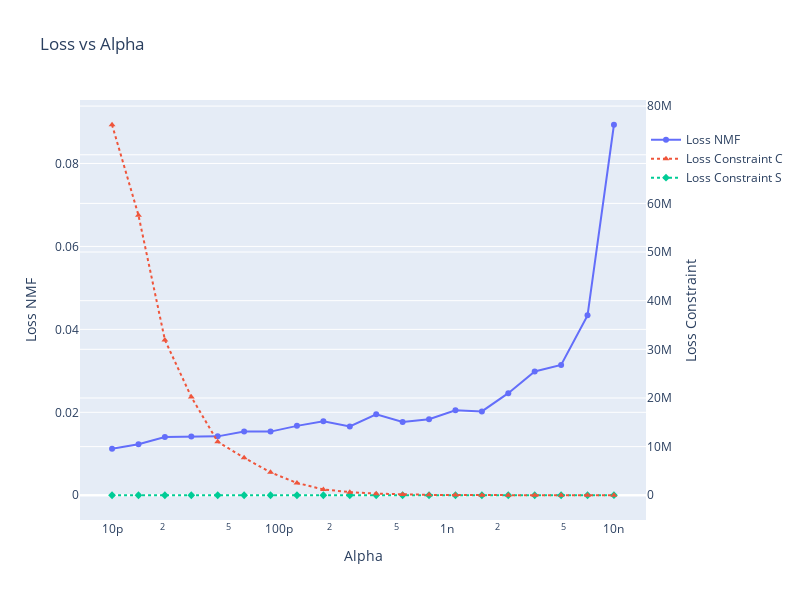

The notebook cell this image was saved under:
### Code cell
loss_nmf = loss_nmf_df.mean(axis=0).values
loss_constraint_c = loss_constraint_c_df.mean(axis=0).values
loss_constraint_s = loss_constraint_s_df.mean(axis=0).values

# Create the hover text with indices
hover_text_nmf = [f"Index: {i}<br>Alpha: {alpha:.1e}<br>Loss NMF: {loss}" for i, (alpha, loss) in enumerate(zip(alphas, loss_nmf))]
hover_text_constraint_c = [f"Index: {i}<br>Alpha: {alpha:.1e}<br>Loss Constraint C: {loss}" for i, (alpha, loss) in enumerate(zip(alphas, loss_constraint_c))]
hover_text_constraint_s = [f"Index: {i}<br>Alpha: {alpha:.1e}<br>Loss Constraint S: {loss}" for i, (alpha, loss) in enumerate(zip(alphas, loss_constraint_s))]

# Create traces
trace1 = go.Scatter(
    x=alphas,
    y=loss_nmf,
    mode='lines+markers',
    name='Loss NMF',
    marker=dict(symbol='circle'),
    line=dict(shape='linear'),
    hovertemplate=hover_text_nmf
)

trace2 = go.Scatter(
    x=alphas,
    y=loss_constraint_c,
    mode='lines+markers',
    name='Loss Constraint C',
    marker=dict(symbol='triangle-up'),
    line=dict(shape='linear', dash='dot'),
    yaxis='y2',
    hovertemplate=hover_text_constraint_c
)

trace3 = go.Scatter(
    x=alphas,
    y=loss_constraint_s,
    mode='lines+markers',
    name='Loss Constraint S',
    marker=dict(symbol='diamond'),
    line=dict(shape='linear', dash='dot'),
    yaxis='y1',
    hovertemplate=hover_text_constraint_s
)


# Create layout
layout = go.Layout(
    title='Loss vs Alpha',
    xaxis=dict(
        title='Alpha',
        type='log',  # Use logarithmic scale for x-axis
        # range=[-8, -5],  # Adjust range for log scale
        showgrid=False
    ),
    yaxis=dict(
        title='Loss NMF',
    ),
    yaxis2=dict(
        title='Loss Constraint',
        overlaying='y',
        side='right'
    ),
    width=800,
    height=600,
    legend=dict(x=1, y=0.94)
)

# Create figure
fig = go.Figure(data=[trace1, trace2, trace3], layout=layout)

# pio.write_html(fig, file='plot.html', auto_open=True)

# Show plot
fig.show()

### Figure 1 — Plotly figure (JSON) as saved in the notebook; plotly's stock layout.template omitted (floating-point values rounded to 4 significant figures)
{"data": [{"hovertemplate": ["Index: 0<br>Alpha: 1.0e-11<br>Loss NMF: 0.011202538265085969", "Index: 1<br>Alpha: 1.4e-11<br>Loss NMF: 0.012306678244036884", "Index: 2<br>Alpha: 2.1e-11<br>Loss NMF: 0.014020565602995813", "Index: 3<br>Alpha: 3.0e-11<br>Loss NMF: 0.014161237065838467", "Index: 4<br>Alpha: 4.3e-11<br>Loss NMF: 0.014197749181889976", "Index: 5<br>Alpha: 6.2e-11<br>Loss NMF: 0.015382603127505964", "Index: 6<br>Alpha: 8.9e-11<br>Loss NMF: 0.015345852014209363", "Index: 7<br>Alpha: 1.3e-10<br>Loss NMF: 0.016732030526271605", "Index: 8<br>Alpha: 1.8e-10<br>Loss NMF: 0.017818149177217475", "Index: 9<br>Alpha: 2.6e-10<br>Loss NMF: 0.01660410199622914", "Index: 10<br>Alpha: 3.8e-10<br>Loss NMF: 0.019532280470068972", "Index: 11<br>Alpha: 5.5e-10<br>Loss NMF: 0.017692122379084504", "Index: 12<br>Alpha: 7.8e-10<br>Loss NMF: 0.01834584145272014", "Index: 13<br>Alpha: 1.1e-09<br>Loss NMF: 0.020487225244107687", "Index: 14<br>Alpha: 1.6e-09<br>Loss NMF: 0.02022218257576259", "Index: 15<br>Alpha: 2.3e-09<br>Loss NMF: 0.024620785122965186", "Index: 16<br>Alpha: 3.4e-09<br>Loss NMF: 0.0298600683625381", "Index: 17<br>Alpha: 4.8e-09<br>Loss NMF: 0.03143786726183739", "Index: 18<br>Alpha: 7.0e-09<br>Loss NMF: 0.043376488028090604", "Index: 19<br>Alpha: 1.0e-08<br>Loss NMF: 0.08934018418302421"], "line": {"shape": "linear"}, "marker": {"symbol": "circle"}, "mode": "lines+markers", "name": "Loss NMF", "type": "scatter", "x": [1e-11, 1.438e-11, 2.069e-11, 2.976e-11, 4.281e-11, 6.158e-11, 8.859e-11, 1.274e-10, 1.833e-10, 2.637e-10, 3.793e-10, 5.456e-10, 7.848e-10, 1.129e-09, 1.624e-09, 2.336e-09, 3.36e-09, 4.833e-09, 6.952e-09, 1e-08], "y": [0.0112, 0.01231, 0.01402, 0.01416, 0.0142, 0.01538, 0.01535, 0.01673, 0.01782, 0.0166, 0.01953, 0.01769, 0.01835, 0.02049, 0.02022, 0.02462, 0.02986, 0.03144, 0.04338, 0.08934]}, {"hovertemplate": ["Index: 0<br>Alpha: 1.0e-11<br>Loss Constraint C: 76166716.31503147", "Index: 1<br>Alpha: 1.4e-11<br>Loss Constraint C: 57554762.8290659", "Index: 2<br>Alpha: 2.1e-11<br>Loss Constraint C: 31934134.06010074", "Index: 3<br>Alpha: 3.0e-11<br>Loss Constraint C: 20209605.959276542", "Index: 4<br>Alpha: 4.3e-11<br>Loss Constraint C: 11006390.310552984", "Index: 5<br>Alpha: 6.2e-11<br>Loss Constraint C: 7695134.533225347", "Index: 6<br>Alpha: 8.9e-11<br>Loss Constraint C: 4714380.326582439", "Index: 7<br>Alpha: 1.3e-10<br>Loss Constraint C: 2522723.650243268", "Index: 8<br>Alpha: 1.8e-10<br>Loss Constraint C: 1203953.276138787", "Index: 9<br>Alpha: 2.6e-10<br>Loss Constraint C: 636311.674636252", "Index: 10<br>Alpha: 3.8e-10<br>Loss Constraint C: 331448.47288035677", "Index: 11<br>Alpha: 5.5e-10<br>Loss Constraint C: 173702.4151185706", "Index: 12<br>Alpha: 7.8e-10<br>Loss Constraint C: 84899.41238794642", "Index: 13<br>Alpha: 1.1e-09<br>Loss Constraint C: 38006.51476103802", "Index: 14<br>Alpha: 1.6e-09<br>Loss Constraint C: 19416.956647602423", "Index: 15<br>Alpha: 2.3e-09<br>Loss Constraint C: 10577.654289393122", "Index: 16<br>Alpha: 3.4e-09<br>Loss Constraint C: 6117.165188273507", "Index: 17<br>Alpha: 4.8e-09<br>Loss Constraint C: 2457.252761328382", "Index: 18<br>Alpha: 7.0e-09<br>Loss Constraint C: 1008.9847748733955", "Index: 19<br>Alpha: 1.0e-08<br>Loss Constraint C: 999.6503475439565"], "line": {"dash": "dot", "shape": "linear"}, "marker": {"symbol": "triangle-up"}, "mode": "lines+markers", "name": "Loss Constraint C", "type": "scatter", "x": [1e-11, 1.438e-11, 2.069e-11, 2.976e-11, 4.281e-11, 6.158e-11, 8.859e-11, 1.274e-10, 1.833e-10, 2.637e-10, 3.793e-10, 5.456e-10, 7.848e-10, 1.129e-09, 1.624e-09, 2.336e-09, 3.36e-09, 4.833e-09, 6.952e-09, 1e-08], "y": [76170000.0, 57550000.0, 31930000.0, 20210000.0, 11010000.0, 7695000.0, 4714000.0, 2523000.0, 1204000.0, 636300.0, 331400.0, 173700.0, 84900.0, 38010.0, 19420.0, 10580.0, 6117.0, 2457.0, 1009.0, 999.7], "yaxis": "y2"}, {"hovertemplate": ["Index: 0<br>Alpha: 1.0e-11<br>Loss Constraint S: 2.2538880118279267e-07", "Index: 1<br>Alpha: 1.4e-11<br>Loss Constraint S: 3.093394870038779e-07", "Index: 2<br>Alpha: 2.1e-11<br>Loss Constraint S: 1.7638010980915675e-07", "Index: 3<br>Alpha: 3.0e-11<br>Loss Constraint S: 1.0164395290844971e-07", "Index: 4<br>Alpha: 4.3e-11<br>Loss Constraint S: 8.404403416529927e-08", "Index: 5<br>Alpha: 6.2e-11<br>Loss Constraint S: 2.061887384839366e-07", "Index: 6<br>Alpha: 8.9e-11<br>Loss Constraint S: 1.637062073739817e-07", "Index: 7<br>Alpha: 1.3e-10<br>Loss Constraint S: 2.0067538903119434e-07", "Index: 8<br>Alpha: 1.8e-10<br>Loss Constraint S: 1.76017201953301e-07", "Index: 9<br>Alpha: 2.6e-10<br>Loss Constraint S: 1.3056863765612185e-07", "Index: 10<br>Alpha: 3.8e-10<br>Loss Constraint S: 1.8694391383993212e-07", "Index: 11<br>Alpha: 5.5e-10<br>Loss Constraint S: 1.2746305205542275e-07", "Index: 12<br>Alpha: 7.8e-10<br>Loss Constraint S: 1.3996920646753125e-07", "Index: 13<br>Alpha: 1.1e-09<br>Loss Constraint S: 1.1506801479651617e-07", "Index: 14<br>Alpha: 1.6e-09<br>Loss Constraint S: 1.2144622367868012e-07", "Index: 15<br>Alpha: 2.3e-09<br>Loss Constraint S: 8.083203445325126e-08", "Index: 16<br>Alpha: 3.4e-09<br>Loss Constraint S: 9.917921576110163e-08", "Index: 17<br>Alpha: 4.8e-09<br>Loss Constraint S: 1.3812351300801397e-07", "Index: 18<br>Alpha: 7.0e-09<br>Loss Constraint S: 6.323358560117472e-07", "Index: 19<br>Alpha: 1.0e-08<br>Loss Constraint S: 9.311958860416585e-06"], "line": {"dash": "dot", "shape": "linear"}, "marker": {"symbol": "diamond"}, "mode": "lines+markers", "name": "Loss Constraint S", "type": "scatter", "x": [1e-11, 1.438e-11, 2.069e-11, 2.976e-11, 4.281e-11, 6.158e-11, 8.859e-11, 1.274e-10, 1.833e-10, 2.637e-10, 3.793e-10, 5.456e-10, 7.848e-10, 1.129e-09, 1.624e-09, 2.336e-09, 3.36e-09, 4.833e-09, 6.952e-09, 1e-08], "y": [2.254e-07, 3.093e-07, 1.764e-07, 1.016e-07, 8.404e-08, 2.062e-07, 1.637e-07, 2.007e-07, 1.76e-07, 1.306e-07, 1.869e-07, 1.275e-07, 1.4e-07, 1.151e-07, 1.214e-07, 8.083e-08, 9.918e-08, 1.381e-07, 6.323e-07, 9.312e-06], "yaxis": "y"}], "layout": {"height": 600, "legend": {"x": 1, "y": 0.94}, "title": {"text": "Loss vs Alpha"}, "width": 800, "xaxis": {"showgrid": false, "title": {"text": "Alpha"}, "type": "log"}, "yaxis": {"title": {"text": "Loss NMF"}}, "yaxis2": {"overlaying": "y", "side": "right", "title": {"text": "Loss Constraint"}}}}
